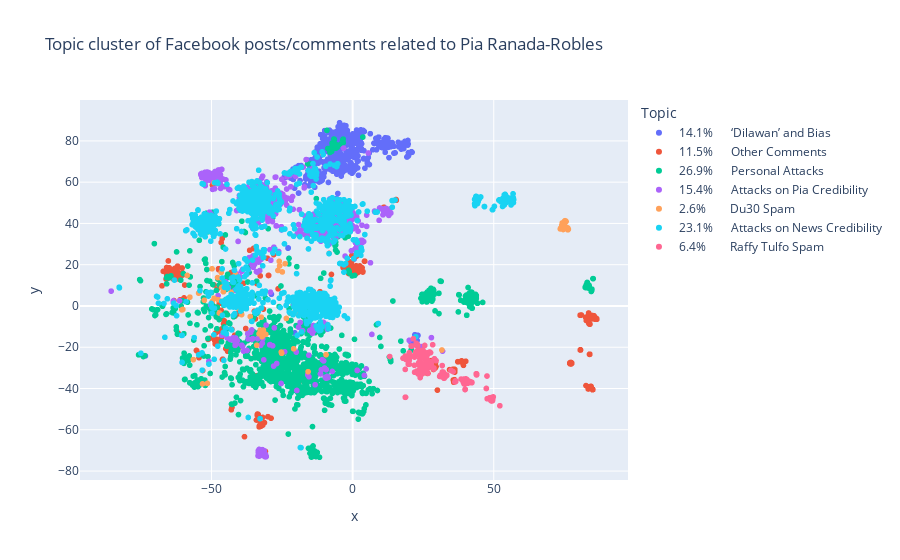

Notebook code cell kept with this figure:
### Code cell
# display embedding
import plotly.express as px

fig = px.scatter(
    df_embeddings, x='x', y='y',
    color='Topic', labels={'color': 'Topic'},
    hover_data=['text'], title = 'Topic cluster of Facebook posts/comments related to Pia Ranada-Robles')
fig.show()
fig.write_html("../html/topic_clusters.html")

### Figure 1 — Plotly figure (JSON) as saved in the notebook; plotly's stock layout.template omitted (floating-point values rounded to 4 significant figures; data arrays with more than 128 entries replaced by an {"elided": "..."} marker saying what was removed)
{"data": [{"customdata": {"elided": "797x1 str values"}, "hovertemplate": "Topic=14.1%      ‘Dilawan’ and Bias<br>x=%{x}<br>y=%{y}<br>text=%{customdata[0]}<extra></extra>", "legendgroup": "14.1%      ‘Dilawan’ and Bias", "marker": {"color": "#636efa", "symbol": "circle"}, "mode": "markers", "name": "14.1%      ‘Dilawan’ and Bias", "showlegend": true, "type": "scattergl", "x": {"elided": "797 float values"}, "xaxis": "x", "y": {"elided": "797 float values"}, "yaxis": "y"}, {"customdata": {"elided": "951x1 str values"}, "hovertemplate": "Topic=11.5%      Other Comments<br>x=%{x}<br>y=%{y}<br>text=%{customdata[0]}<extra></extra>", "legendgroup": "11.5%      Other Comments", "marker": {"color": "#EF553B", "symbol": "circle"}, "mode": "markers", "name": "11.5%      Other Comments", "showlegend": true, "type": "scattergl", "x": {"elided": "951 float values"}, "xaxis": "x", "y": {"elided": "951 float values"}, "yaxis": "y"}, {"customdata": {"elided": "1887x1 str values"}, "hovertemplate": "Topic=26.9%      Personal Attacks<br>x=%{x}<br>y=%{y}<br>text=%{customdata[0]}<extra></extra>", "legendgroup": "26.9%      Personal Attacks", "marker": {"color": "#00cc96", "symbol": "circle"}, "mode": "markers", "name": "26.9%      Personal Attacks", "showlegend": true, "type": "scattergl", "x": {"elided": "1887 float values"}, "xaxis": "x", "y": {"elided": "1887 float values"}, "yaxis": "y"}, {"customdata": {"elided": "989x1 str values"}, "hovertemplate": "Topic=15.4%      Attacks on Pia Credibility<br>x=%{x}<br>y=%{y}<br>text=%{customdata[0]}<extra></extra>", "legendgroup": "15.4%      Attacks on Pia Credibility", "marker": {"color": "#ab63fa", "symbol": "circle"}, "mode": "markers", "name": "15.4%      Attacks on Pia Credibility", "showlegend": true, "type": "scattergl", "x": {"elided": "989 float values"}, "xaxis": "x", "y": {"elided": "989 float values"}, "yaxis": "y"}, {"customdata": [["Duterte is the best"], ["The Best president Duterte"], ["Punyeta ka pia granada...nkkai\nrita ka ! Sobrang kulit mo at kapal ng mukha mo...di ka ba nkkahalata pinandidirihan ka na ng mga uniteam ppilit mo pa ring nilalapitan para lng tanungin ng mga tanong mong paulit ulit ,,nkaupo na ang aming presidente ,tantanan mo na.. Dun ka na lng kay lutang ,damayan mo sya sa knyang kalungkutan..wa\nwa nmn sya dun..."], ["Duterte is the best."], ["Duterte is a strong leader..."], ["President Duterte is the Best PRESIDENT EVER"], ["DUTERTE IS THE BEST.. SHAME ON YOU..."], ["Jusko pia nagtaka ka pa kung bakit di ka na pwede pumasok?! Ikaw man ang nakatira sa isang bahay nagpapasok ka ng bwisita na tulad mo at kaliwat kanan ang hanash mo paglabas mo ng bahay nila, sa tingin mo hindi magsasawa ang mayari ng bahay sa yo?! Ang taas ng tingin ko sa mga taga ateneo pero iba ka sa kanila. Napakaintelihen\nte mong chismosa!"], ["Duterte is the best.\n."], ["Sobra ang mga words na ginamit nu Kaya c tatay Digong nagalit sa inyo PIA. Dkp nadala"], ["Duterte one of the best president!"], ["Saklap hahaha..\nMga BOBOng galawan ng mga DILAWAN nanaman.. Di paba kayo napapagod sa kabobohan niyo.. Hahaha"], ["Whahahaah😥😂😄 kuya.kuya.kuya😈 o ano ngayon pia langa kana ngayon! Bawal ang mga BUTO sa Macalañang ur not one of us sabi ni kuya sundalo😄😂 BWAHAHAHAHA PIA!! KALOKA! GABA!"], ["President Duterte is the than you! 🙄"], ["Kabobohan pinakita nung pia sa sundao biruin nyo hahabulin at pilit na tatanungin bakit ayaw sya papasukin sa loob eh utos nga sa taas sa kanila un kung di ka ba naman ungas na babae ka. Kung may pinag aralan ka ba naman tsk tsk. Wala ng karapatan ung sundalo usisiin pa kung bakit ayaw ka papasukin ungas ka reporter ka"], ["Tama! Sino ba gusto makipag usap sa mga taong minumura, sinisiraan at Wala nang ginawa kundi akusahan ka?! Binabastos ka at gusto Kang ibagsak! Tanga ka kung papa interview ka sa ganong media outlet or person! Humahanap ka lng Ng stress at sama Ng loob! Kahit Anong paliwanag Gawin Hindi Naman tatanggapin para que pa, iwas na lng para Hindi masaktan at wag makasakit!"], ["Duterte is the best ❤️"], ["President Duterte,the best President👊👊👊"], ["Pia Ranada Robles, alam mo anu dapat gawin sayo?..ihulog ka uli sa kanal, dun sa #DavaoCity pra matauhan ka!..kaya ka siguro naging ganyan kasi naalog yung utak mo sa paa nung nahulog ka!..😅😅😂😂🤣🤣"], ["Pahiya ka ano Pia matitino na ngayon mga leader ng bayan!d katulad ng matagal mong pinagsabihan mga dilawan!araw araw kna napapahiya!haha\nha"], ["duterte is the best president"], ["Hayyy happy lahat ung nawala si Ranada.. 😍😍😍 wag n wag syang pabalikin kahit mag makaawa sila..."], ["The Best DUTERTE!"], ["Mr President Duterte 👍"], ["Duterte the best president ever."], ["hoyy..pia rañada....cge nga...kayo nlng kaya sa rappler mo mgbigay ng 5M😳😳😳..yan ba ang side.effect sa nasobrahan sa press freedom😂😂😂mali ka nangah....nanga\nngatwiran kapang kupal ka😂😂"], ["DUTERTE MOST BEST PRESIDENT!!!!!!\n!!!!!!!!! ❤️🔥"], ["Duterte best president..."], ["Hindi pa rin ba nahiya to si Ranada, pinuputakte na sya ng mga Tao.. Gaano ba kakapal to.. 😠😠😠😠😠"], ["Kung nasa harap lang kita baka hinampas Na kita Ng iphone ko... pasalamat ka mahaba pasensya ng PSG, kung sa ibang bansa pa yan baka pinusasan ka Na at nakakulong. Sobrang taas ng tingin mo sa sarili ah.. ganyanin mo yan sa ibang pilipino ay makikita mo hinahanap mo... 😠😡🤬"], ["Thank you President Duterte..❤"], ["Ano tameme hahaha pahiya ka ngayon Bias ka kc kung kay tatay Digong pa yan prankahin ka talaga.. Kay sir Raffy ka palang na tameme kana hahaha.. Kay tatay Digong pakaya baka makatikim kapa ng malupet na Ahahaha no comment.. Nalang.. 😆😆😆😆😆🤣🤣🤣🤣🤣 baka tunaw ka sa kinatatayuan mo jan.. 🤣🤣🤣🤣"], ["DUTERTE IS THE BEST PRESIDENT.."], ["Ito na ata ang pinaka bastos na press na nakita ko dito sa Pinas.. Kung maka tanong at maka \"kuya\" kala mo sikyu ang kausap. Boba ba sya o likas lang na walang galang. Pulis po kausap nyo mam! Galangin nyo naman. At kung makatutok ka ng kamera sa tao, wagas!!! Buti na lang hindi ka binastos. Buti na lang hindi ka hinampas ng armalite sa mukha. Sarap e!!! Hahahaha.. 😁"], ["DUTERTE is the best President👊"], ["Bakit noong kayo nsa kapangyarihan lahat ng gusto nyo nangyayari kahit tama ginagawa nyong mali ngayon sino kyong nag dedemand. Noon puro kayo nakaw pa more tinutulugan Lang ng iba sa inyo ang Senado . Kaunting hiya nman. Wag nman puro tigas lang ng mukha ang mapapala ng madlang people sa inyo"], ["Duterte the best...."], ["The best president ever\nthank u mr. president duterte"], ["The Best President in this generation, Pres. DUTERTE ❤️"], ["Paano kong ang balita nyo ay hndi nman totoo. Dpat lng tangapin. Paano kong sasabihin nmin na ikaw bam at kiko mgnanakaw sa gobyerno. Mging ok ka kaya."], ["Duterte is the best president 💞"], ["See ?? HINDI KA MALAKING KAWALAN 😃😃😃\nANG SAYA P NGA NILA O.😝"], ["President duterte is the best..."], ["The best president Roa Duterte 👊👊💪💪"], ["Duterte is more better than the previous administrations\nin my entire life."], ["Nakakahiya rappler dba? Sumosobra na kasi kababoyan ninyo. Kung makaasta kayo para kayong sino. Buti nga sa inyo!"], ["President Duterte is one of the best president.."], ["Duterte, best president!!!"], ["The best president Rodrigo duterte"], ["hay naku pia maganda ka naman my pera ka naman cguro huwag mung sayangin ang oras mu jan nagiging tanga kalang but d mu nalang e enjoy ang pagkababae mo mamasyal ka lumayo ka sa mga ganyan at mamasyal wala kapang problema magaan pa ulo dba? ok lang sana kc kung nasa tama ang ginagawa mo huwag mung kalabanin ang gobyerno kung wala ka naman sa position kc isa kalang sa mga zombie ng mga dilawan ..sorry"], ["Duterte is the best President of this Republic..."], ["Duterte is the best president"], ["Hindi ka na nadala kay tatay digong.kailan ka ba titigil sa pangiinsulto sa bansang pilipinas.puwed\ne ba lumayas ka na at huwag ng babalik."], ["Hay naku pia, alam na namin bakit ka nag kaganyan, hindi mo matanggap na ban ka sa malakanyang, abusada ka kasi, presidente kaharap mo wala kang galang,"], ["Duterte the best president ever"], ["The best ever president duterte"], ["The best president ever! President Rodrigo Duterte"], ["The best president tatay Duterte 👍👍🙏👏💐"], ["Nag tatanong kapa alam mo naman ibig sabihin ng bias.. may mga tanong talaga na Hindi na dapat sinagasot pa nag mukha ka lng Tanga sa tanong mo Pina Ranada."], ["Duterte is a good leader"], ["Ayyy korek po kayo tatay...saludo po ako sayo, at natumbok nyo po tlga kc tama ka kakaunti plang mga tao noon kya mura bilihin at sa tagal tagal nilang nanongkulan bilang presidente un lng mga nagawa nila, samantalang c Isko 3 years palang dami ng nagawa may resibo pa..God bless po tatay 🙏🙏🙏 God first Pilipinas 🇨🇿🇨🇿🇨🇿☝️☝️☝️☝️💙💙💙💙💙💙"], ["Duterte is a strong and good leader. Excellent president. DUTERTE!"], ["Ang babastos ng dalawang babaeng ito ! Walang mga utak ! Bopols ! Bakit ang sundalo ang hinahabol eh pwede namang magtanong sa opisina kung bakit ban ang butiking si Pia ! Ulitin nyo yan at tiyak sa kangkungan kayo pupulutin ! Try nyo uli !"], ["Eto ung babaeng sa sobrang kapayatan , pero sobrang kapal ng pagmumukha kahit iliha mo ung pagmumukha hindi tatablan o kahit hampasin mo ng tubo sa mukha hindi tlaga masasaktan. Pero sa loob loob niyan ang sakit beshyyyy npapahiya na kasi. 😂😂😂 Good Job girl pagpatuloy mo yan kapalan mo pa mukha mo 😂😂 Eto ung taong umaapaw ng kabobohan"], ["good thing na deretsahan sinasagot ni sir raffy un mga tanong at tama ka bakit tungkol kay BBM mga tanong samantalang dapat sana tungkol kay sir raffy hay naku di talaga titigil ang rappler sa paghanap ng maibabato kay BBM"], ["Grabe ang kwalng hiyaan nang Rappler na pra bang kailangan may masabi...sus swerte kalang Pia na hindi ka sinapak nang baril baka tulog ka sana..at sana mamtay kna Pia subra kanang pangbababoy sa ating kasunsaluhan anong bang kasalanan nya na ayaw mong tigilan..sus swerte kalang pag ako babarilin kita sa tutuo lang subra kana wla kang hiya..."], ["Wow!ganda ng sagot ni sir raffy,eto naman c pia na to wla ba 2ng magawang mbuti sa pamamahyag nya kundi negatibo nkikita nya nagpapagamit ka lng sa mga boss mu oy ongoy pagit mu"], ["best president ever! duterte 🙌🏻"], ["Parang may amnesia lang Pia ah... hindi mo alam kung bakit ka na babanned sa mga lugar? Try mo ulit mag tanong... pero sa sarili mo itanong ha! Kotongan kita jan e... nag tatanga tangahan ka e..."], ["We Love President Duterte"], ["Bweset ka tlaga Rappler!!! Mga tao nga ba kayo? Hay naku!!!!"], ["Alm mo n nga na ayw kng papasukin ng pupumilit kpa dkba nakka intindi ng tagalog bobong mamahayag tanga.........k\na ....."], ["Pres DUTERTE is the BEST PRESIDENT EVER.. WE LOVE YOU TATAY DIGONG ❤️❤️"], ["Nag hahanap si mss Ranada ng kakapi akala nya mapapalukso si mr. Tulfo sa mga tanong nya good ka sa mga cagot mo mabuhay ka Sir."], ["Naku pia ranada sana huag ka Ng makialam sa pagtulong ng iba sa kapwa nila Hindi naman Sayo Pera Yan pagusto c kuya will kung kanino nya itulong Yan huag Kasi pakialamera."], ["Kapal nmn tlga mukha nyan ni Pia Ranada na yan, supalpal yan kay idol Rafy Tulfo at kay tatay Degong, Pia magkano ba ang binabayad sau para siraan ang mga magandang nagagawa ng mga tao? Hnd kba nahihiya sa mga ginagawa mo, nsaan nba ang kahihiyan mo? Kay tatay Degong pa lng sapol na sapol ka eh,,,"], ["Hindi ko mashambahan hayop na pia na yan pa kalat kalat dyn itatapon ko talaga sa basurahan hayop na babae na yan.."], ["duterte is good president"], ["duterte is the best president❤️❤️❤️❤️"], ["president Rodrigo Roa Duterte is the best president ever👊❤🇵🇭"], ["Bakit kailangang i recycle yung mga lumang news para lang maka panira sa kapwa? Dapat eere nyo rin ang sagot ni Pia Rañada."], ["Oh lam nyo mga tga rappler.. mga sinungaling kasi kau yan...nako baka dumting ang panahon baka pate brgy hall hndi na kau pweding pumasok..hahaha\n.."], ["President Duterte is the BEST! 🇵🇭🇵🇭🇵🇭👊👊👊"], ["We love President Duterte"], ["TAMA!!! YANG BABAE NA YAN. PINAHIYA NG HARAP HARAPAN NI TATAY D. BUTI NGA MABAIT ANG GINAWANG PAGSAGOT SA KANYA NI MR RAFFY.. WALANG KADALDALA YANG BABAING YAN. NAGTANONG KAPA KUNG BAT AYAW MAGPA INTERVIEW NI BBM SA INYO? IKÀW KAYA? ALAM MONG COBRA ANG LUMALAPIT SAYO. HINDI KABA IIWAS UNGAS!!."], ["Kaylan po ba mamatay yang babae na yan !. . pwede ba ipapatay na lang yan! nakakahiya sa buong pamilya mo at binuhay kapa !! magkano ba ibinabayad sayo at bumaba ka ng ganyan Ms. !! dapat pinatay kana lang ng magulang habang nsa tsan kpa lang peste ka sa Pilipinas!!!"], ["Ahahhaha sunog c kalansay ..padilat dilat kapa ng mata mo ha....ngaun pia tinablan kaba ng hiya ...malapit na nga maagnas hitsura mo di kapa rin gumawa ng kabutihan sa kapwa mo ...bastos ka kz yan ang napala mong kalansay ka"], ["Itong putang inang pia ranada na ito napaka tanga..dapat yata sayo magranada sa ulo baka maalog at ng matuto..hindi tanong ng reporter yan..tanong ng tsismosa ang ganyang tanong."], ["Hindi namn kasi sila nagbabalita ng tama!at hindi ginagmit ni president ang kapangyarihan tama lang un na mawala ang rappler kasi nga hindi tama at di totoo ang binbalita ng rappler na yan at ng impktang pia na ya!magpahinga kau!"], ["The best leader and president is Duterte's"], ["Duterte is the best prisedent"], ["Hay naku pia!! Ano bang secreto mo at ang tatag ng mukha mo! Kahit sinong iniinterview mo sinusupalpal ka, dika parin nagsasawa mapahiya!! Maygad!"], ["Duterte is the best President🥰"], ["Duterte is the BEST."], ["Ay Iwan ko ba, talagang nakakabwisit na itong mga rappler na to eh, hoy pia ranada, Ang sarap mong sampalin left and right, ito ba Ang bread and butter mo? Ang manira Nang kapwa?"], ["Utak talangka yng mga yn,iwan ko kng may naniniwala pa sa mga yn mga dilawAn .salot sa lipunan"], ["President Durterte is the best"], ["Duterte, the best president."], ["Great leader Duterte"], ["Tameme ka ngaun Pia Ranada anu ni wla ka nga naitulong sa mga Tsuper Pa english english kpa magsma kau ng boss mo ung Ressa at ung Rappler nio imbes na tumulong kau paninira ang gingwa nio kau ang GAHAMAN SA SALAPI\nFAWK OUTTA HERE👉RAPPLER\n❤️💚✌️👊🏻🐅🦅🇵🇭💯"], ["president duterte is a the best president ever ,,❤️"], ["H h h bastos ka talagang babae ka!!! Sinabi na ngang bawal kna nagpupumilit kpa... Bawal kasi ang pekeng pagmumkha jan sa Malakanyang"], ["Duterte is the best president . This lady is a BAD news"], ["Epal na reporter, Duterte is the best President 👊👊👊"], ["Miss PIA RANADA ask ko lng po...ikakamatay\nmo ba pag hindi ka mkapagbalita or mkapang asar?? Walang my gusto sayo lahat galit sayo hindi kba natatakot nyan s buhay mo?"], ["Tama ka dyan idol.... Kaya ayaw nya kc, sasabihin, magnanakaw, walang natapos at iba pang masakit na salita... Kaya Bbm, panahon na para makita nila, ang inaapi at pinagbibintanga\nn na kong anu2x, na hindi totoo... At magalang na pamilya, hindi nang babastos, ng kapwa 🙏✌️"], ["Duterte best president ❤️❤️❤️"], ["Bakit kahit hindi ka anoano kinukoya, nanay, ate. Wala ng nakakaiba sa mga kamag anak. Kahit pa nga matanda pa iyo nag aate pa. Mga tagalog talaga wala na sa lugar."], ["hindi ata alam ni pia na magaling na abogado si tatay.at walang tinatakotan.hah\naha mabuhay ka aming tatay"], ["Rodrigo Roa Duterte is the best President ever. God bless him🙏♥️🙏"], ["GAGA TALAGA ANG HAYOP NA PIA KALA NYA SIGURO MANANALO SYA NAKAKAHIYA KA DAPAT DIN IBALIK SA INYO ANG KABASTUSAN NYO MGA MEDIANG BOBO KAYO"], ["DUTERTE IS THE BEST"], ["Wala ka talagang aasahan sa mga ito, hindi ka man lang makarinig ng pabor sa Pilipinas, nakakiling lagi sila sa tsina! mga TRAYDOR !"], ["pasalamat ka pía nakatagpo ka ng mabait na sándalo.di gaya mo na kahit mga rapist tatakbo at natatakot sa yo sa sama ng ugali mo.dapat sayo itapon sa ilog pasig ng mapakinabangan ka ng mga isda don"], ["Miss Pia Naniniwala ka po ba na my naniniwala pa sayo at sa RAPPLER???? Iba na po panahon ngayon,mas tinitignan na na tao ngayon yung nagawa at ginawa ng mga tao tinitira nyo kesa paniwalaan yang istoryang walang basehan at bias na binabalita nyo😊 the more na inaaateke nyo sila sa paningin ng narararmi sila yung bida at kyo yung kontra bida😂 YAN PO ANG REALTALK😁"], ["Duterte is still the Best! We knew and we saw it.. 🥰❤"], ["di ka naba nahihiya nyan Pia Ranada..trendin\ng kana sa mga kasinungalingan\nmo..kababaeng tao mo mas masahol kapa kaysa 24 ORAS mga bias kayo..dapat binibigyan kana ng leksyon..buwisi\nt ka.karmahin ka sana."], ["duterte is one of the best president."], ["I love president duterte!!🥰🥰🥰🥰🥰🥰"]], "hovertemplate": "Topic=2.6%        Du30 Spam<br>x=%{x}<br>y=%{y}<br>text=%{customdata[0]}<extra></extra>", "legendgroup": "2.6%        Du30 Spam", "marker": {"color": "#FFA15A", "symbol": "circle"}, "mode": "markers", "name": "2.6%        Du30 Spam", "showlegend": true, "type": "scattergl", "x": [75.23, 74.88, -26.48, 75.16, 74.25, 74.73, 75.01, -46.33, 75.17, -32.77, 74.71, -36.28, -9.425, 74.07, -58.61, -49.81, 75.41, 74.73, -46.57, -24.92, 74.61, -31.62, 75.62, 74.6, 74.82, -21.7, 74.82, 74.82, -25.14, -47.86, 73.58, -32.5, 74.56, -52.56, 75.41, -49.74, 75.5, 74.75, 75.16, -57.67, 74.55, -51.47, 74.67, 76.24, 74.35, -10.33, 74.58, 74.71, 76.21, -42.99, 74.6, 74.61, -60.49, -25.88, 74.83, 74.89, 76.13, 75.09, -47.19, 74.33, -23.92, 74.14, -47.68, -32.7, -42.81, -60.15, 31.63, 74.74, -31.76, 73.71, -19.87, -56.43, 74.97, -39.35, -33.97, -45.73, -15.79, 74.37, 75.41, 76.42, -41.5, -21.24, 74.62, 73.72, -49.11, -49.11, -33.17, -46.28, -26.0, 74.72, 74.95, -20.89, 75.42, 75.16, -32.08, -40.82, 75.23, 74.73, 74.36, -32.35, 74.55, -53.18, 74.21, 74.18, -31.93, -54.57, 74.79, -44.81, -25.28, 76.43, -30.76, 75.23, -45.99, -23.49, -45.79, 75.25, -10.58, 74.5, 73.68], "xaxis": "x", "y": [41.12, 38.46, 17.22, 41.02, 40.22, 38.67, 41.04, 9.033, 41.04, -11.71, 38.48, -5.146, -23.6, 37.93, 14.8, 18.02, 41.13, 38.11, 16.27, 16.5, 38.93, -11.67, 40.93, 37.06, 38.5, -3.467, 38.32, 38.52, -22.94, 13.76, 37.33, -11.88, 38.94, 2.78, 41.13, 2.173, 41.06, 37.96, 37.94, 4.277, 38.55, -37.52, 38.8, 36.91, 39.37, -2.93, 38.83, 38.5, 37.83, 6.575, 38.96, 38.93, -1.886, 19.42, 38.49, 38.41, 37.74, 37.52, -3.446, 40.17, 20.48, 39.22, 3.019, -12.19, 5.494, -1.679, -21.34, 37.85, -12.23, 37.7, -3.661, -26.0, 37.72, -4.197, -19.04, 8.591, -31.85, 39.27, 41.13, 37.18, 15.35, -3.949, 38.25, 37.7, 59.74, 3.732, -13.5, 13.17, 21.64, 39.01, 40.72, -20.75, 41.13, 41.02, -14.9, -0.9294, 38.75, 38.66, 39.81, -5.436, 38.43, -37.76, 39.0, 38.58, -12.42, 6.23, 37.93, 3.14, -22.35, 37.22, -13.77, 41.12, 2.362, -6.034, 6.944, 41.33, 73.7, 38.98, 37.42], "yaxis": "y"}, {"customdata": {"elided": "1372x1 str values"}, "hovertemplate": "Topic=23.1%      Attacks on News Credibility<br>x=%{x}<br>y=%{y}<br>text=%{customdata[0]}<extra></extra>", "legendgroup": "23.1%      Attacks on News Credibility", "marker": {"color": "#19d3f3", "symbol": "circle"}, "mode": "markers", "name": "23.1%      Attacks on News Credibility", "showlegend": true, "type": "scattergl", "x": {"elided": "1372 float values"}, "xaxis": "x", "y": {"elided": "1372 float values"}, "yaxis": "y"}, {"customdata": {"elided": "305x1 str values"}, "hovertemplate": "Topic=6.4%        Raffy Tulfo Spam<br>x=%{x}<br>y=%{y}<br>text=%{customdata[0]}<extra></extra>", "legendgroup": "6.4%        Raffy Tulfo Spam", "marker": {"color": "#FF6692", "symbol": "circle"}, "mode": "markers", "name": "6.4%        Raffy Tulfo Spam", "showlegend": true, "type": "scattergl", "x": {"elided": "305 float values"}, "xaxis": "x", "y": {"elided": "305 float values"}, "yaxis": "y"}], "layout": {"legend": {"title": {"text": "Topic"}, "tracegroupgap": 0}, "title": {"text": "Topic cluster of Facebook posts/comments related to Pia Ranada-Robles"}, "xaxis": {"anchor": "y", "domain": [0, 1], "title": {"text": "x"}}, "yaxis": {"anchor": "x", "domain": [0, 1], "title": {"text": "y"}}}}
